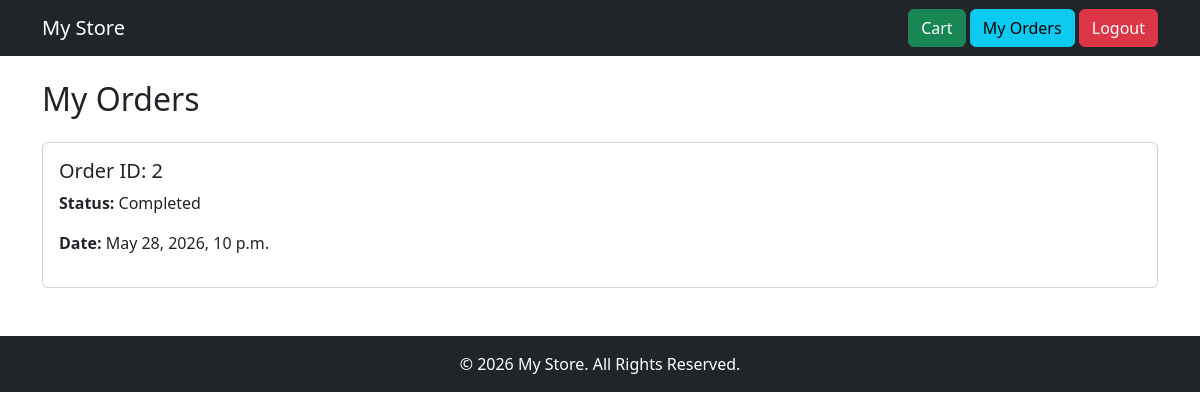
The page /my-orders/ (signed in) on the database its author committed.
### store/models.py (models this page shows, shortened)
class Order(models.Model):
    STATUS_CHOICES = (
        ('Pending', 'Pending'),
        ('Completed', 'Completed'),
        ('Cancelled', 'Cancelled'),
    )
    customer = models.ForeignKey(Customer, on_delete=models.CASCADE)
    order_date = models.DateTimeField(auto_now_add=True)
    status = models.CharField(max_length=20, choices=STATUS_CHOICES)

### store/views.py (the view)
# urls.py: path('my-orders/', views.my_orders, name='my_orders'),
@login_required
def my_orders(request):
    if request.user.is_superuser:
        return redirect('home')
    customer = Customer.objects.get(user=request.user)
    orders = Order.objects.filter(customer=customer)
    context = {
        'orders': orders
    }
    return render(request, 'my_orders.html', context)

### store/templates/my_orders.html
{% extends 'base.html' %}
{% block content %}
<h2 class="mb-4">My Orders</h2>
{% for order in orders %}
    <div class="card mb-3 p-3">
        <h5>Order ID: {{ order.id }}</h5>
        <p><b>Status:</b> {{ order.status }}</p>
        <p><b>Date:</b> {{ order.order_date }}</p>
    </div>
{% empty %}
    <p>You have no orders yet.</p>
{% endfor %}
{% endblock %}

### rows shown on the page
Order: id "2", status "Completed", order_date "May 28, 2026, 10 p.m."
